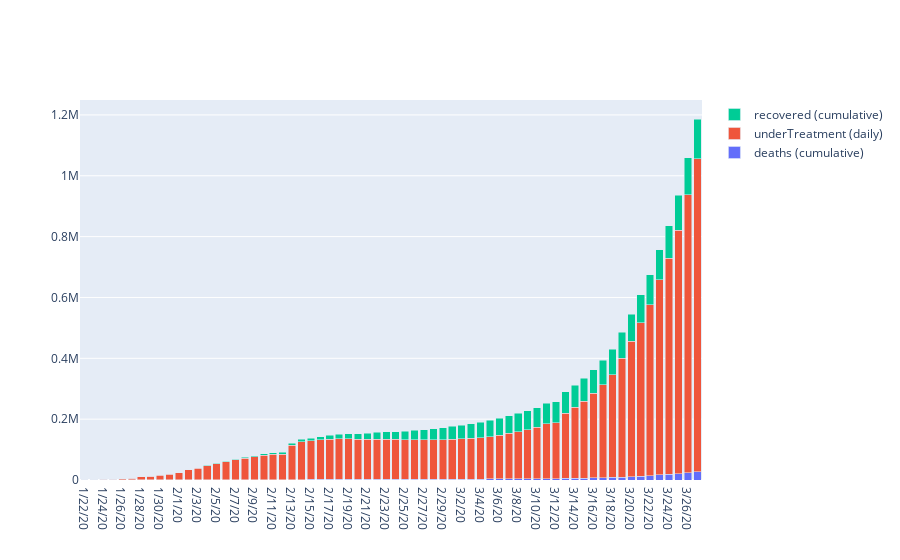

Notebook code cell kept with this figure:
### Code cell
def stack_bar(df1,df2,df3,df4,country):
    data=[]
    data.append(go.Bar(x=df1.index,y=df1[country],name='deaths (cumulative)'))
    data.append(go.Bar(x=df2.index,y=df2[country],name='underTreatment (daily)'))
    data.append(go.Bar(x=df3.index,y=df3[country],name='recovered (cumulative)'))
#    data.append(go.Scatter(
#        x=df4.index,
#        y=df4[country],
#        name='new cases (daily)',
#        mode = 'lines+markers',
#        line_shape='spline',
#        marker=dict(
#            size=5,
#            cmid=0,
#            color="black"
#        )
#    ))

    layout=dict(
        barmode='stack',
        yaxis={'categoryorder':'array', 'categoryarray':['deaths (cumulative)','underTreatment (daily)','recovered (cumulative)']}
    )

    fig={'data':data,
        'layout':layout}
    return(fig)

fig=stack_bar(deaths1,underTreatment,recovered1,newCases1,'Total')
iplot(fig)

### Figure 1 — Plotly figure (JSON) as saved in the notebook; plotly's stock layout.template omitted (floating-point values rounded to 4 significant figures)
{"data": [{"name": "deaths (cumulative)", "type": "bar", "x": ["1/22/20", "1/23/20", "1/24/20", "1/25/20", "1/26/20", "1/27/20", "1/28/20", "1/29/20", "1/30/20", "1/31/20", "2/1/20", "2/2/20", "2/3/20", "2/4/20", "2/5/20", "2/6/20", "2/7/20", "2/8/20", "2/9/20", "2/10/20", "2/11/20", "2/12/20", "2/13/20", "2/14/20", "2/15/20", "2/16/20", "2/17/20", "2/18/20", "2/19/20", "2/20/20", "2/21/20", "2/22/20", "2/23/20", "2/24/20", "2/25/20", "2/26/20", "2/27/20", "2/28/20", "2/29/20", "3/1/20", "3/2/20", "3/3/20", "3/4/20", "3/5/20", "3/6/20", "3/7/20", "3/8/20", "3/9/20", "3/10/20", "3/11/20", "3/12/20", "3/13/20", "3/14/20", "3/15/20", "3/16/20", "3/17/20", "3/18/20", "3/19/20", "3/20/20", "3/21/20", "3/22/20", "3/23/20", "3/24/20", "3/25/20", "3/26/20", "3/27/20"], "y": [17, 18, 26, 42, 56, 82, 131, 133, 171, 213, 259, 362, 426, 492, 564, 634, 719, 806, 906, 1013, 1113, 1118, 1371, 1523, 1666, 1770, 1868, 2007, 2122, 2247, 2251, 2458, 2469, 2629, 2708, 2770, 2814, 2872, 2941, 2996, 3085, 3160, 3254, 3348, 3460, 3558, 3802, 3988, 4262, 4615, 4720, 5404, 5819, 6440, 7126, 7905, 8733, 9867, 11299, 12973, 14651, 16505, 18625, 21181, 23970, 27198]}, {"name": "underTreatment (daily)", "type": "bar", "x": ["1/22/20", "1/23/20", "1/24/20", "1/25/20", "1/26/20", "1/27/20", "1/28/20", "1/29/20", "1/30/20", "1/31/20", "2/1/20", "2/2/20", "2/3/20", "2/4/20", "2/5/20", "2/6/20", "2/7/20", "2/8/20", "2/9/20", "2/10/20", "2/11/20", "2/12/20", "2/13/20", "2/14/20", "2/15/20", "2/16/20", "2/17/20", "2/18/20", "2/19/20", "2/20/20", "2/21/20", "2/22/20", "2/23/20", "2/24/20", "2/25/20", "2/26/20", "2/27/20", "2/28/20", "2/29/20", "3/1/20", "3/2/20", "3/3/20", "3/4/20", "3/5/20", "3/6/20", "3/7/20", "3/8/20", "3/9/20", "3/10/20", "3/11/20", "3/12/20", "3/13/20", "3/14/20", "3/15/20", "3/16/20", "3/17/20", "3/18/20", "3/19/20", "3/20/20", "3/21/20", "3/22/20", "3/23/20", "3/24/20", "3/25/20", "3/26/20", "3/27/20"], "y": [1065, 1260, 1820, 2787, 4128, 5711, 10918, 12073, 16154, 19419, 23533, 32740, 38713, 46440, 53582, 59467, 66052, 70818, 76150, 80565, 83808, 84174, 113070, 124189, 126999, 129813, 132065, 133913, 133035, 131970, 132497, 131800, 132053, 131266, 130199, 129622, 129401, 128641, 129299, 131026, 131925, 134292, 135816, 138628, 144277, 149778, 155146, 160698, 168574, 180132, 183660, 214755, 233759, 252434, 277934, 305459, 337597, 390158, 445351, 504127, 561356, 641614, 709465, 800338, 913062, 1028469]}, {"name": "recovered (cumulative)", "type": "bar", "x": ["1/22/20", "1/23/20", "1/24/20", "1/25/20", "1/26/20", "1/27/20", "1/28/20", "1/29/20", "1/30/20", "1/31/20", "2/1/20", "2/2/20", "2/3/20", "2/4/20", "2/5/20", "2/6/20", "2/7/20", "2/8/20", "2/9/20", "2/10/20", "2/11/20", "2/12/20", "2/13/20", "2/14/20", "2/15/20", "2/16/20", "2/17/20", "2/18/20", "2/19/20", "2/20/20", "2/21/20", "2/22/20", "2/23/20", "2/24/20", "2/25/20", "2/26/20", "2/27/20", "2/28/20", "2/29/20", "3/1/20", "3/2/20", "3/3/20", "3/4/20", "3/5/20", "3/6/20", "3/7/20", "3/8/20", "3/9/20", "3/10/20", "3/11/20", "3/12/20", "3/13/20", "3/14/20", "3/15/20", "3/16/20", "3/17/20", "3/18/20", "3/19/20", "3/20/20", "3/21/20", "3/22/20", "3/23/20", "3/24/20", "3/25/20", "3/26/20", "3/27/20"], "y": [28, 30, 36, 39, 52, 61, 107, 126, 143, 222, 284, 472, 623, 852, 1124, 1487, 2011, 2616, 3244, 3946, 4683, 5150, 6295, 8058, 9395, 10865, 12583, 14352, 16121, 18177, 18890, 22886, 23394, 25227, 27905, 30384, 33277, 36711, 39782, 42716, 45602, 48228, 51170, 53796, 55865, 58358, 60694, 62494, 64404, 67003, 68324, 70251, 72624, 76034, 78088, 80840, 83312, 84975, 87420, 91692, 97899, 98351, 108000, 113787, 122150, 130915]}], "layout": {"barmode": "stack", "yaxis": {"categoryarray": ["deaths (cumulative)", "underTreatment (daily)", "recovered (cumulative)"], "categoryorder": "array"}}}
